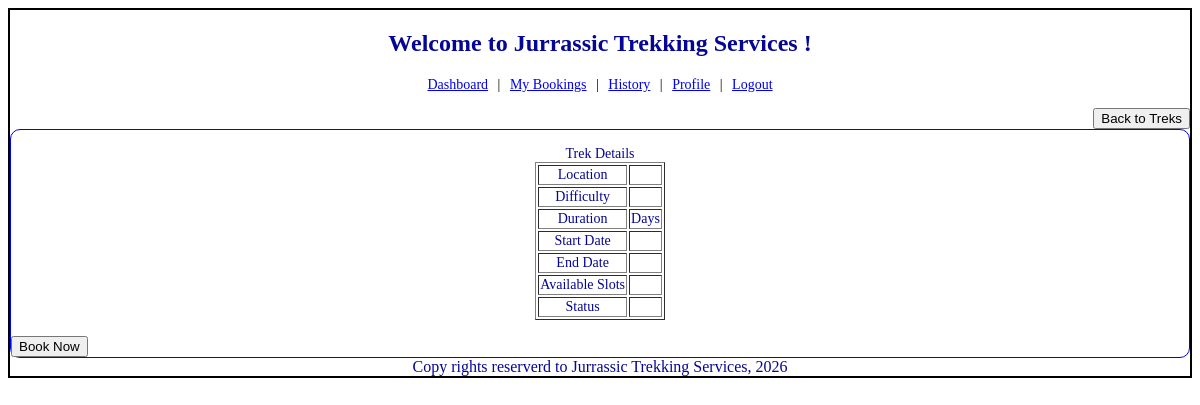
Before: /user/trek/3 (signed in) with the older database file.
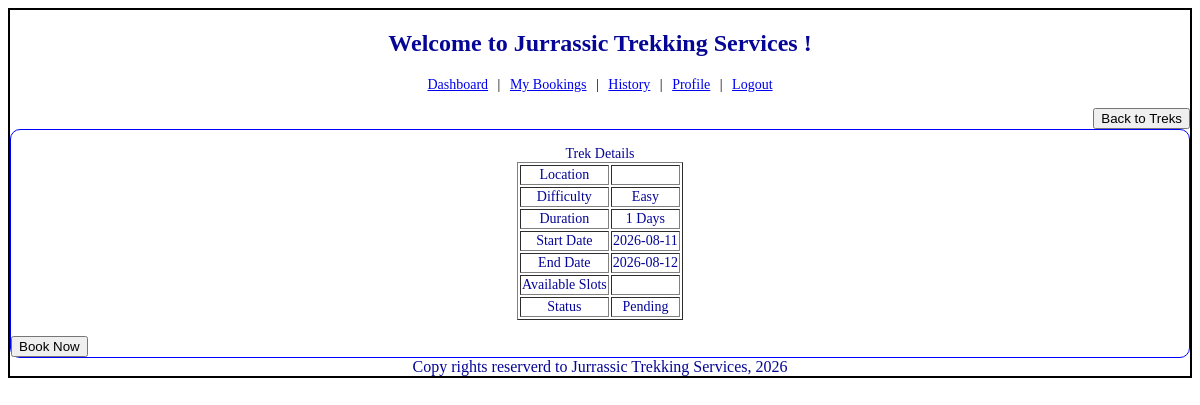
After: the same page with the newer database file.
### models.py (models this page shows)
class trek(db.Model):
    trek_id = db.Column(db.Integer, primary_key=True)
    trek_name = db.Column(db.String, nullable=False)
    location = db.Column(db.String, nullable=False)
    difficulty = db.Column(db.String, nullable=False)
    duration_days = db.Column(db.Integer, nullable=False)
    start_date = db.Column(db.Date, nullable=False)
    end_date = db.Column(db.Date, nullable=False)
    available_slots = db.Column(db.Integer, nullable=False)
    assigned_staff_id = db.Column(db.Integer, db.ForeignKey('staff_profile.staff_id'))
    status = db.Column(db.String, nullable=False, default="Pending")
    created_at = db.Column(db.DateTime, nullable=False, default=datetime.utcnow)
    bookings = db.relationship('booking', backref='trek', lazy=True)

### controller.py (the view, shortened to what this page needs)
@app.route("/user/trek/<int:trek_id>", methods=["GET","POST"])
def trek_details(trek_id):
  if session.get('role') != 'Trekker':
    return redirect(url_for('signin'))
  this_trek = trek.query.get(trek_id)
  my_profile = trekker.query.filter_by(user_id=session['uid']).first()
  return render_template("trek_details.html", this_trek=this_trek)

### templates/trek_details.html (shortened to what this page needs)
{% extends "base.html" %}
{% block content %}
    <div class="navlinks">
        <a href="/user/">Dashboard</a> |
        <a href="/user/bookings">My Bookings</a> |
        <a href="/user/history">History</a> |
        <a href="/user/profile">Profile</a> |
        <a href="/logout">Logout</a>
    </div>
    <div style="text-align: right;">
        <a href="/user/"><input type="button" value="Back to Treks"></a>
    </div>
    <div class="dashboard-form">
        <h3 class="center">{{this_trek.trek_name}}</h3><br>
        <table class="center" name="Trek Details" border="1">
        <caption>Trek Details</caption>
        <tr><td>Location</td><td>{{this_trek.location}}</td></tr>
        <tr><td>Difficulty</td><td>{{this_trek.difficulty}}</td></tr>
        <tr><td>Duration</td><td>{{this_trek.duration_days}} Days</td></tr>
        <tr><td>Start Date</td><td>{{this_trek.start_date}}</td></tr>
        <tr><td>End Date</td><td>{{this_trek.end_date}}</td></tr>
        <tr><td>Available Slots</td><td>{{this_trek.available_slots}}</td></tr>
        <tr><td>Status</td><td>{{this_trek.status}}</td></tr>
        </table>
        <br>
        <form method="POST" action="/user/trek/{{this_trek.trek_id}}">
            <input type="submit" value="Book Now">
        </form>
    </div>
{% endblock %}

Changed rows visible on the page:
added trek: difficulty "Easy", duration_days "1", start_date "2026-08-11", end_date "2026-08-12", status "Pending"
